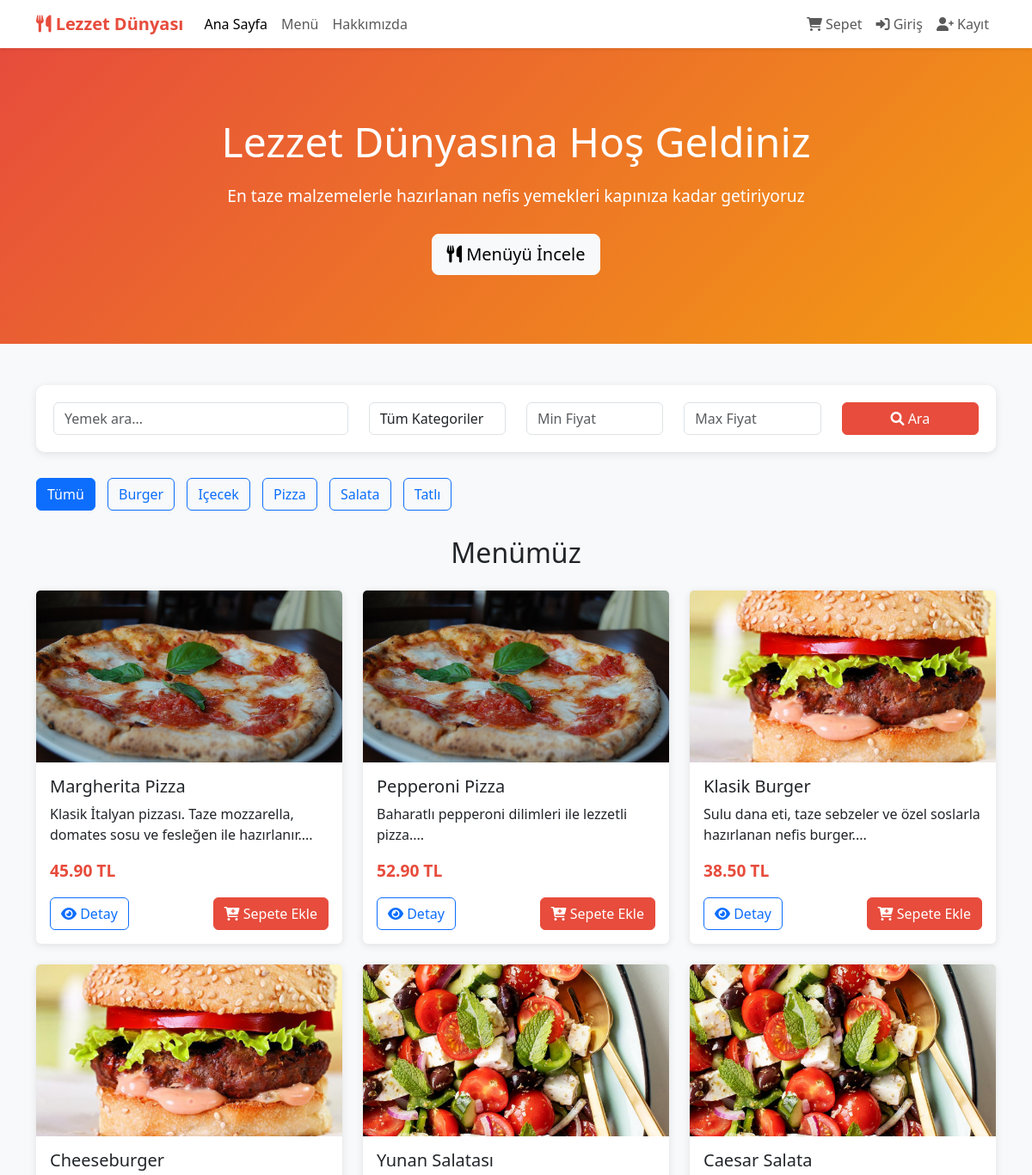
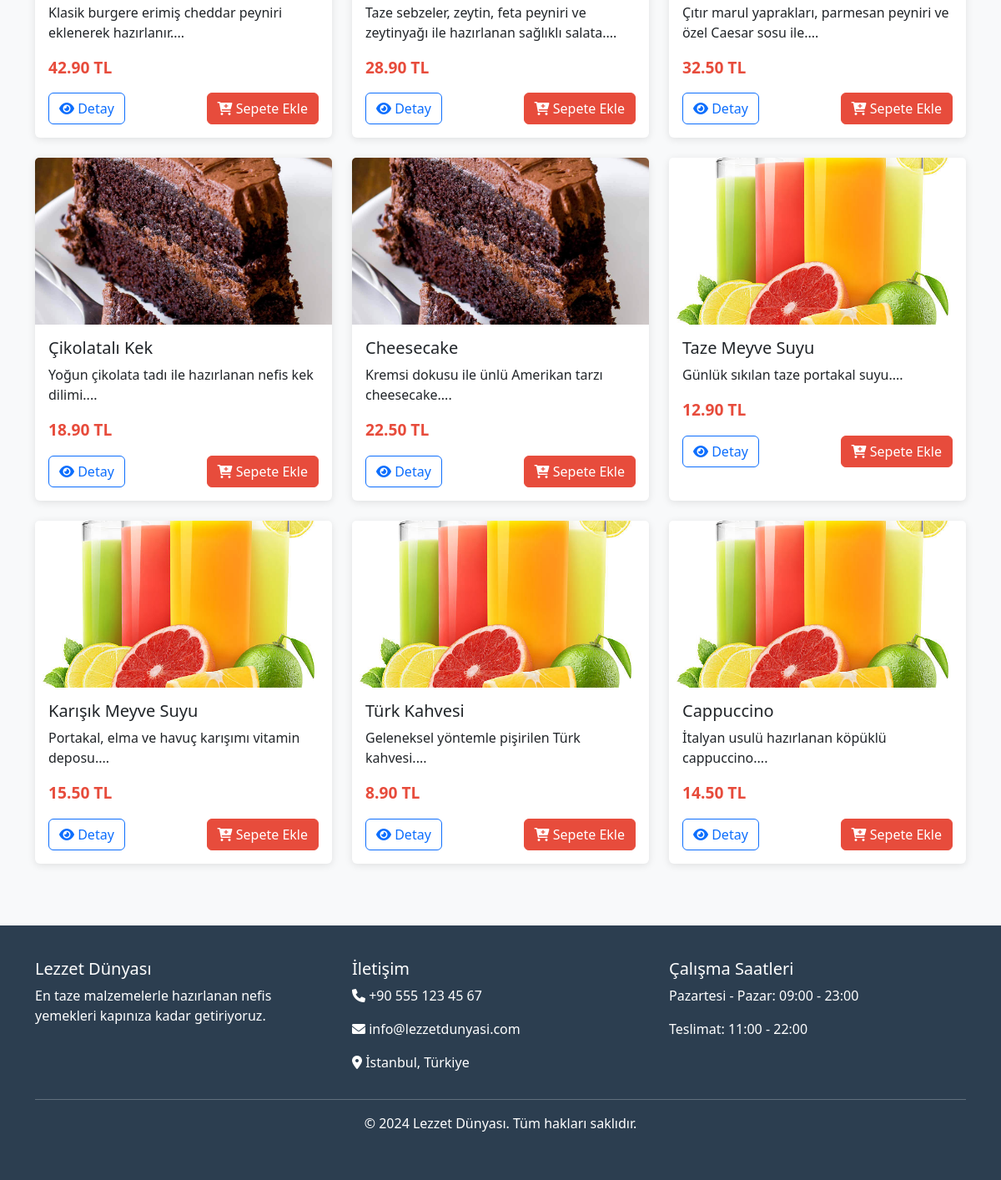
The page / on the database its author committed (2 pictures, top to bottom).
### tables this page shows
CREATE TABLE products (
        id INTEGER PRIMARY KEY AUTOINCREMENT,
        name VARCHAR(100) NOT NULL,
        description TEXT,
        price DECIMAL(10,2) NOT NULL,
        category VARCHAR(50) NOT NULL,
        image VARCHAR(255),
        ingredients TEXT,
        stock_quantity INTEGER DEFAULT 0,
        is_active BOOLEAN DEFAULT 1,
        created_at DATETIME DEFAULT CURRENT_TIMESTAMP
    );

### includes/functions.php (called while the page is built, shortened)
<?php
function isLoggedIn() {
    return isset($_SESSION['user_id']);
}
function formatPrice($price) {
    return number_format($price, 2) . ' TL';
}
function getProducts($db, $search = '', $category = '', $min_price = 0, $max_price = 999999) {
    $sql = "SELECT * FROM products WHERE 1=1";
    $params = [];
    $sql .= " ORDER BY created_at DESC";
    $stmt = $db->prepare($sql);
    $stmt->execute($params);
    return $stmt->fetchAll();
}
?>

### index.php (the view, shortened to what this page needs)
<?php
require_once 'includes/db.php';
require_once 'includes/functions.php';
$search = isset($_GET['search']) ? sanitize($_GET['search']) : '';
$category = isset($_GET['category']) ? sanitize($_GET['category']) : '';
$min_price = isset($_GET['min_price']) ? (float)$_GET['min_price'] : 0;
$max_price = isset($_GET['max_price']) ? (float)$_GET['max_price'] : 999999;
$products = getProducts($db, $search, $category, $min_price, $max_price);
$categories = $db->query("SELECT DISTINCT category FROM products ORDER BY category")->fetchAll();
?>
<!DOCTYPE html>
<html lang="tr">
<head>
    <link href="https://cdn.jsdelivr.net/npm/bootstrap@5.3.0/dist/css/bootstrap.min.css" rel="stylesheet">
    <link href="https://cdnjs.cloudflare.com/ajax/libs/font-awesome/6.0.0/css/all.min.css" rel="stylesheet">
    <link href="assets/css/style.css" rel="stylesheet">
</head>
<body>
    <nav class="navbar navbar-expand-lg navbar-light bg-white shadow-sm">
        <div class="container">
            <a class="navbar-brand" href="index.php">
                <i class="fas fa-utensils"></i> Lezzet Dünyası
            </a>
            <div class="collapse navbar-collapse" id="navbarNav">
                <ul class="navbar-nav me-auto">
                    <li class="nav-item">
                        <a class="nav-link active" href="index.php">Ana Sayfa</a>
                    </li>
                    <li class="nav-item">
                        <a class="nav-link" href="#menu">Menü</a>
                    </li>
                    <li class="nav-item">
                        <a class="nav-link" href="#about">Hakkımızda</a>
                    </li>
                </ul>
                <ul class="navbar-nav">
                    <li class="nav-item">
                        <a class="nav-link position-relative" href="cart.php">
                            <i class="fas fa-shopping-cart"></i> Sepet
                        </a>
                    </li>
                    <?php if (isLoggedIn()): ?>
                        <li class="nav-item">
                            <a class="nav-link" href="profile.php">
                                <i class="fas fa-user"></i> Profil
                            </a>
                        </li>
                        <li class="nav-item">
                            <a class="nav-link" href="logout.php">
                                <i class="fas fa-sign-out-alt"></i> Çıkış
                            </a>
                        </li>
                    <?php else: ?>
                        <li class="nav-item">
                            <a class="nav-link" href="login.php">
                                <i class="fas fa-sign-in-alt"></i> Giriş
                            </a>
                        </li>
                        <li class="nav-item">
                            <a class="nav-link" href="register.php">
                                <i class="fas fa-user-plus"></i> Kayıt
                            </a>
                        </li>
                    <?php endif; ?>
                </ul>
            </div>
        </div>
    </nav>
    <section class="hero-section">
        <div class="container">
            <h1>Lezzet Dünyasına Hoş Geldiniz</h1>
            <p>En taze malzemelerle hazırlanan nefis yemekleri kapınıza kadar getiriyoruz</p>
            <a href="#menu" class="btn btn-light btn-lg">
                <i class="fas fa-utensils"></i> Menüyü İncele
            </a>
        </div>
    </section>
    <div class="container my-5">
        <div class="search-form">
            <form method="GET" id="searchForm">
                <div class="row">
                    <div class="col-md-4">
                        <input type="text" class="form-control" name="search" id="searchInput"
                               placeholder="Yemek ara..." value="<?php echo $search; ?>">
                    </div>
                    <div class="col-md-2">
                        <select class="form-control" name="category">
                            <option value="">Tüm Kategoriler</option>
                        </select>
                    </div>
                    <div class="col-md-2">
                        <input type="number" class="form-control" name="min_price"
                               placeholder="Min Fiyat" value="<?php echo $min_price > 0 ? $min_price : ''; ?>">
                    </div>
                    <div class="col-md-2">
                        <input type="number" class="form-control" name="max_price"
                               placeholder="Max Fiyat" value="<?php echo $max_price < 999999 ? $max_price : ''; ?>">
                    </div>
                    <div class="col-md-2">
                        <button type="submit" class="btn btn-primary w-100">
                            <i class="fas fa-search"></i> Ara
                        </button>
                    </div>
                </div>
            </form>
        </div>
        <div class="category-filter">
            <button class="btn btn-outline-primary category-btn <?php echo empty($category) ? 'active' : ''; ?>"
                    data-category="all">Tümü</button>
            <?php foreach ($categories as $cat): ?>
                <button class="btn btn-outline-primary category-btn <?php echo $category === $cat['category'] ? 'active' : ''; ?>"
                        data-category="<?php echo $cat['category']; ?>">
                    <?php echo ucfirst($cat['category']); ?>
                </button>
            <?php endforeach; ?>
        </div>
        <section id="menu">
            <h2 class="text-center mb-4">Menümüz</h2>
            <?php if (empty($products)): ?>
                <div class="alert alert-info text-center">
                    <i class="fas fa-info-circle"></i> Aradığınız kriterlere uygun ürün bulunamadı.
                </div>
            <?php else: ?>
                <div class="row">
                    <?php foreach ($products as $product): ?>
                        <div class="col-md-4 col-sm-6 mb-4">
                            <div class="card product-card">
                                <img src="assets/uploads/<?php echo $product['image']; ?>"
                                     class="card-img-top" alt="<?php echo $product['name']; ?>">
                                <div class="card-body">
                                    <h5 class="card-title"><?php echo $product['name']; ?></h5>
                                    <p class="card-text"><?php echo substr($product['description'], 0, 100); ?>...</p>
                                    <p class="price"><?php echo formatPrice($product['price']); ?></p>
                                    <div class="d-flex justify-content-between">
                                        <a href="product.php?id=<?php echo $product['id']; ?>"
                                           class="btn btn-outline-primary">
                                            <i class="fas fa-eye"></i> Detay
                                        </a>
                                        <button onclick="addToCart(<?php echo $product['id']; ?>, '<?php echo $product['name']; ?>')"
                                                class="btn btn-primary">
                                            <i class="fas fa-cart-plus"></i> Sepete Ekle
                                        </button>
                                    </div>
                                </div>
                            </div>
                        </div>
                    <?php endforeach; ?>
                </div>
            <?php endif; ?>
        </section>
    </div>
    <footer class="footer">
        <div class="container">
            <div class="row">
                <div class="col-md-4">
                    <h5>Lezzet Dünyası</h5>
                    <p>En taze malzemelerle hazırlanan nefis yemekleri kapınıza kadar getiriyoruz.</p>
                </div>
                <div class="col-md-4">
                    <h5>İletişim</h5>
                    <p><i class="fas fa-phone"></i> +90 555 123 45 67</p>
                    <p><i class="fas fa-envelope"></i> info@lezzetdunyasi.com</p>
                    <p><i class="fas fa-map-marker-alt"></i> İstanbul, Türkiye</p>
                </div>
                <div class="col-md-4">
                    <h5>Çalışma Saatleri</h5>
                    <p>Pazartesi - Pazar: 09:00 - 23:00</p>
                    <p>Teslimat: 11:00 - 22:00</p>
                </div>
            </div>
            <hr>
            <div class="text-center">
                <p>&copy; 2024 Lezzet Dünyası. Tüm hakları saklıdır.</p>
            </div>
        </div>
    </footer>
</body>
</html>

### assets/css/style.css (style rules this page uses)
:root { --primary-color: #e74c3c; --secondary-color: #f39c12; --success-color: #27ae60; --dark-color: #2c3e50; --light-color: #ecf0f1; --border-color: #bdc3c7; }
body { font-family: 'Segoe UI', Tahoma, Geneva, Verdana, sans-serif; background-color: #f8f9fa; }
.navbar-brand { font-weight: bold; color: var(--primary-color) !important; }
.btn-primary { background-color: var(--primary-color); border-color: var(--primary-color); }
.card { border: none; box-shadow: 0 2px 10px rgba(0,0,0,0.1); transition: transform 0.3s ease; }
.product-card { height: 100%; }
.product-card .card-img-top { height: 200px; object-fit: cover; }
.price { font-size: 1.2em; font-weight: bold; color: var(--primary-color); }
.hero-section { background: linear-gradient(135deg, var(--primary-color), var(--secondary-color)); color: white; padding: 80px 0; text-align: center; }
.hero-section h1 { font-size: 3rem; margin-bottom: 20px; }
.hero-section p { font-size: 1.2rem; margin-bottom: 30px; }
.search-form { background: white; padding: 20px; border-radius: 10px; box-shadow: 0 2px 10px rgba(0,0,0,0.1); margin-bottom: 30px; }
.footer { background-color: var(--dark-color); color: white; padding: 40px 0; margin-top: 50px; }
.category-filter { margin-bottom: 20px; }
.category-filter .btn { margin-right: 10px; margin-bottom: 10px; }

### rows shown on the page
products: image (picture), name "Margherita Pizza", description "Klasik İtalyan pizzası. Taze mozzarella, domates sosu ve fesleğen ile hazırlanır.", price "45.90 TL"
products: image (picture), name "Pepperoni Pizza", description "Baharatlı pepperoni dilimleri ile lezzetli pizza.", price "52.90 TL"
products: image (picture), name "Klasik Burger", description "Sulu dana eti, taze sebzeler ve özel soslarla hazırlanan nefis burger.", price "38.50 TL"
products: image (picture), name "Cheeseburger", description "Klasik burgere erimiş cheddar peyniri eklenerek hazırlanır.", price "42.90 TL"
products: image (picture), name "Yunan Salatası", description "Taze sebzeler, zeytin, feta peyniri ve zeytinyağı ile hazırlanan sağlıklı salata.", price "28.90 TL"
products: image (picture), name "Caesar Salata", description "Çıtır marul yaprakları, parmesan peyniri ve özel Caesar sosu ile.", price "32.50 TL"
products: image (picture), name "Çikolatalı Kek", description "Yoğun çikolata tadı ile hazırlanan nefis kek dilimi.", price "18.90 TL"
products: image (picture), name "Cheesecake", description "Kremsi dokusu ile ünlü Amerikan tarzı cheesecake.", price "22.50 TL"
products: image (picture), name "Taze Meyve Suyu", description "Günlük sıkılan taze portakal suyu.", price "12.90 TL"
products: image (picture), name "Karışık Meyve Suyu", description "Portakal, elma ve havuç karışımı vitamin deposu.", price "15.50 TL"
products: image (picture), name "Türk Kahvesi", description "Geleneksel yöntemle pişirilen Türk kahvesi.", price "8.90 TL"
products: image (picture), name "Cappuccino", description "İtalyan usulü hazırlanan köpüklü cappuccino.", price "14.50 TL"

### other values the page prints
$cat['category'] "Burger"
$cat['category'] "Içecek"
$cat['category'] "Pizza"
$cat['category'] "Salata"
$cat['category'] "Tatlı"
